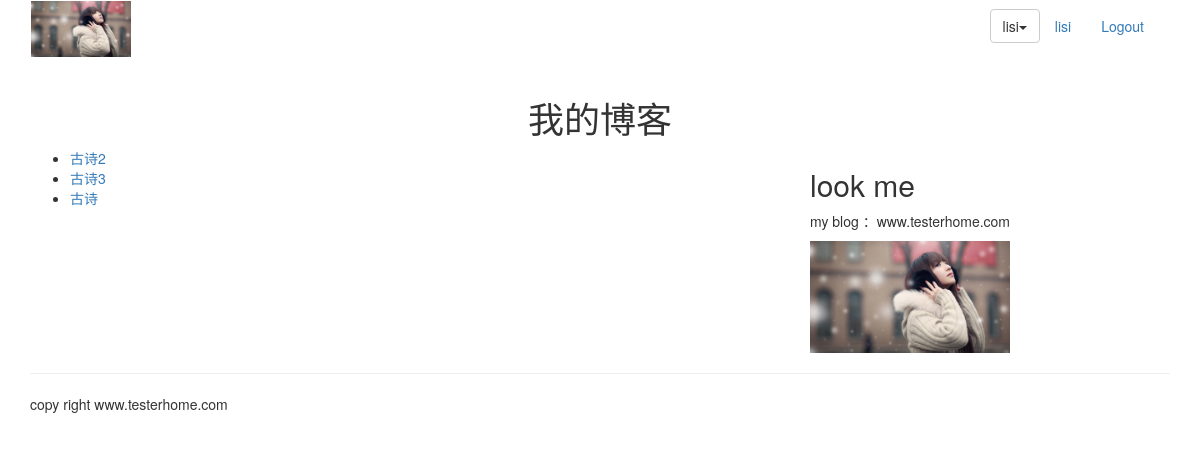
Page /blog/ (signed in) on the committed database.
### blog/models.py (models this page shows, shortened)
class BlogArticles(models.Model):
    title = models.CharField(max_length=300)
    author = models.ForeignKey(User, related_name="blog_posts")
    body = models.TextField()
    publish = models.DateTimeField(default=timezone.now)
    class Meta:
        ordering = ("-publish",)

### blog/views.py (the view)
def blog_title(request):
    blogs = BlogArticles.objects.all()
    return render(request, 'titles.html', {'blogs':blogs})

### templates/titles.html (shortened to what this page needs)
{% extends "base.html" %}
{% load staticfiles %}
{% block content %}
<div class="row text-center vertical-middle-sm">
    <h1>我的博客</h1>
</div>
<div class="row">
    <div class="col-xs-12 col-md-8">
    <ul>
    {% for blog in blogs %}
        <li><a href="{{ blog.id }}">{{ blog.title }}</a></li>
    {% endfor %}
    </ul>
    </div>
    <div class="col-xs-6 col-md-4">
    <h2>look  me</h2>
    <p>my blog ：www.testerhome.com</p>
    <img width="200px" src="{% static 'images/back.jpeg' %}">
    </div>
</div>
{% endblock %}

### templates/header.html (shortened to what this page needs)
{% load staticfiles %}
<div class="container">
    <nav class="navbar nacbar-default" role="navigation">
        <div class="navbar-header">
            <a class="nvbar-brand" href="https://www.testerhome.com">
                <img src="{% static 'images/back.jpeg' %}" width="100px">
            </a>
        </div>
        <div>
            <ul class="nav navbar-nav navbar-right" style="margin-right:10px">
                {% if user.is_authenticated %}
                <li>
                <div class="dropdown" style="margin-top:8px">
                    <button class="btn btn-default dropdown-toggle" type="button" id="dropdownMenu"
                            data-toggle="dropdown">{{ user.username }}<span class="caret"></span></button>
                </div>
                </li>
                <li><a href="#">{{ user.username }}</a></li>
                <li>
                    <a href="{% url 'account:user_logout'%}">Logout</a>
                </li>
                {% else %}
                <li>
                    <a href="{% url 'account:user_login'%}">LOGIN</a>
                </li>
                {% endif %}
            </ul>
        </div>
    </nav>
</div>

### rows in the picture
BlogArticles: title "古诗2"
BlogArticles: title "古诗3"
BlogArticles: title "古诗"

### other values in the picture
{{ user.username }} "lisi"
